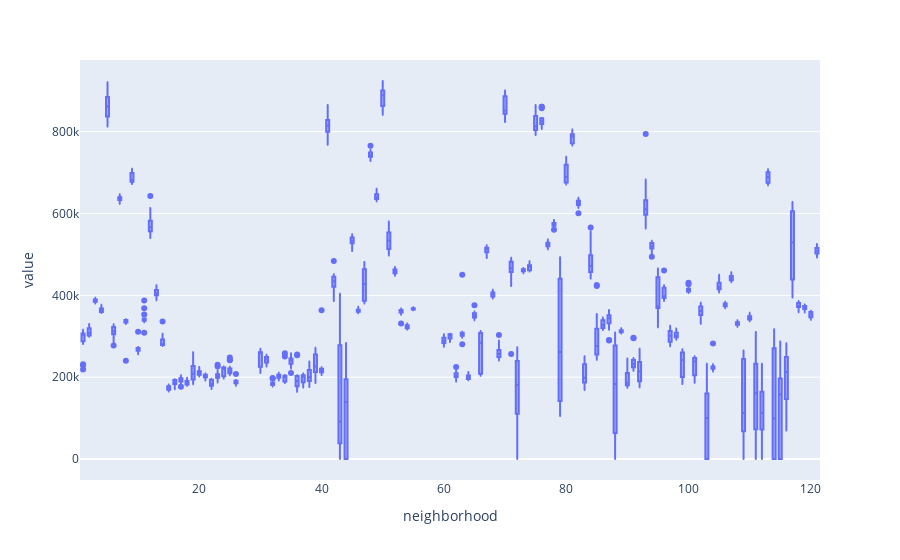

Write notebook code for a chart like this one.
### Code cell
fig = px.box(avg_price_df, x='neighborhood', y='value',points="outliers")
fig.show()

### Figure 1 — Plotly figure (JSON) as saved in the notebook; plotly's stock layout.template omitted (floating-point values rounded to 4 significant figures; data arrays with more than 128 entries replaced by an {"elided": "..."} marker saying what was removed)
{"data": [{"alignmentgroup": "True", "boxpoints": "outliers", "hovertemplate": "neighborhood=%{x}<br>value=%{y}<extra></extra>", "legendgroup": "", "marker": {"color": "#636efa"}, "name": "", "notched": false, "offsetgroup": "", "orientation": "v", "showlegend": false, "type": "box", "x": {"elided": "1824 int values"}, "x0": " ", "xaxis": "x", "y": {"elided": "1824 int values"}, "y0": " ", "yaxis": "y"}], "layout": {"boxmode": "group", "legend": {"tracegroupgap": 0}, "margin": {"t": 60}, "xaxis": {"anchor": "y", "domain": [0, 1], "title": {"text": "neighborhood"}}, "yaxis": {"anchor": "x", "domain": [0, 1], "title": {"text": "value"}}}}
